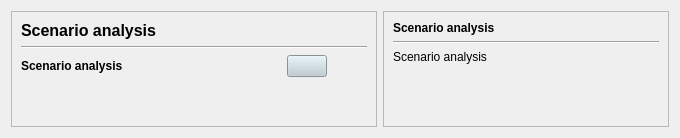
     <widget class="QWidget" name="tab_6">
      <attribute name="title">
       <string>Scenario analysis</string>
      </attribute>
      <layout class="QGridLayout" name="gridLayout_22">
       <item row="0" column="0">
        <widget class="QFrame" name="frame_13">
         <property name="frameShape">
          <enum>QFrame::StyledPanel</enum>
         </property>
         <property name="frameShadow">
          <enum>QFrame::Raised</enum>
         </property>
         <layout class="QGridLayout" name="gridLayout_24">
          <item row="0" column="0">
           <widget class="QLabel" name="label_44">
            <property name="font">
             <font>
              <pointsize>12</pointsize>
              <weight>75</weight>
              <bold>true</bold>
             </font>
            </property>
            <property name="text">
             <string>Scenario analysis</string>
            </property>
           </widget>
          </item>
          <item row="1" column="0">
           <widget class="Line" name="line_13">
            <property name="orientation">
             <enum>Qt::Horizontal</enum>
            </property>
           </widget>
          </item>
          <item row="2" column="0">
           <layout class="QHBoxLayout" name="horizontalLayout_22">
            <item>
             <widget class="QLabel" name="label_45">
              <property name="minimumSize">
               <size>
                <width>260</width>
                <height>0</height>
               </size>
              </property>
              <property name="font">
               <font>
                <weight>75</weight>
                <bold>true</bold>
               </font>
              </property>
              <property name="text">
               <string>Scenario analysis</string>
              </property>
             </widget>
            </item>
            <item>
             <widget class="QPushButton" name="scenario">
              <property name="styleSheet">
               <string notr="true">QPushButton {
    background-color: #becbd1;
    color: black;
}

QPushButton:hover {
    color: white;
}</string>
              </property>
              <property name="text">
               <string/>
              </property>
             </widget>
            </item>
            <item>
             <spacer name="horizontalSpacer_10">
              <property name="orientation">
               <enum>Qt::Horizontal</enum>
              </property>
              <property name="sizeHint" stdset="0">
               <size>
                <width>40</width>
                <height>20</height>
               </size>
              </property>
             </spacer>
            </item>
           </layout>
          </item>
          <item row="3" column="0">
           <spacer name="verticalSpacer_9">
            <property name="orientation">
             <enum>Qt::Vertical</enum>
            </property>
            <property name="sizeHint" stdset="0">
             <size>
              <width>20</width>
              <height>40</height>
             </size>
            </property>
           </spacer>
          </item>
         </layout>
        </widget>
       </item>
       <item row="0" column="1">
        <widget class="QFrame" name="frame_14">
         <property name="minimumSize">
          <size>
           <width>286</width>
           <height>0</height>
          </size>
         </property>
         <property name="frameShape">
          <enum>QFrame::StyledPanel</enum>
         </property>
         <property name="frameShadow">
          <enum>QFrame::Raised</enum>
         </property>
         <layout class="QGridLayout" name="gridLayout_23">
          <item row="0" column="0">
           <widget class="QLabel" name="label_47">
            <property name="font">
             <font>
              <weight>75</weight>
              <bold>true</bold>
             </font>
            </property>
            <property name="text">
             <string>Scenario analysis</string>
            </property>
           </widget>
          </item>
          <item row="1" column="0">
           <widget class="Line" name="line_14">
            <property name="orientation">
             <enum>Qt::Horizontal</enum>
            </property>
           </widget>
          </item>
          <item row="2" column="0">
           <widget class="QLabel" name="label_46">
            <property name="text">
             <string>Scenario analysis</string>
            </property>
            <property name="alignment">
             <set>Qt::AlignJustify|Qt::AlignVCenter</set>
            </property>
            <property name="wordWrap">
             <bool>true</bool>
            </property>
           </widget>
          </item>
          <item row="3" column="0">
           <spacer name="verticalSpacer_10">
            <property name="orientation">
             <enum>Qt::Vertical</enum>
            </property>
            <property name="sizeHint" stdset="0">
             <size>
              <width>20</width>
              <height>40</height>
             </size>
            </property>
           </spacer>
          </item>
         </layout>
        </widget>
       </item>
      </layout>
     </widget>
